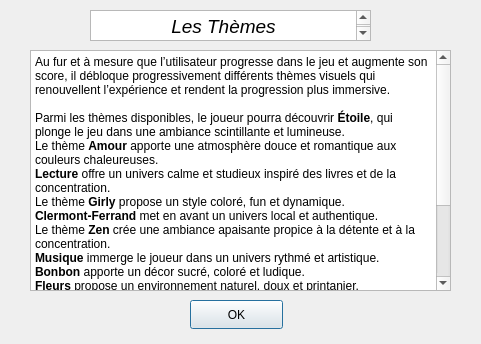
<?xml version="1.0" encoding="UTF-8"?>
<ui version="4.0">
 <class>DialogThemes</class>
 <widget class="QDialog" name="DialogThemes">
  <property name="geometry">
   <rect>
    <x>0</x>
    <y>0</y>
    <width>481</width>
    <height>344</height>
   </rect>
  </property>
  <property name="windowTitle">
   <string>Dialog</string>
  </property>
  <widget class="QTextBrowser" name="textBrowser">
   <property name="geometry">
    <rect>
     <x>30</x>
     <y>50</y>
     <width>421</width>
     <height>241</height>
    </rect>
   </property>
   <property name="html">
    <string>&lt;!DOCTYPE HTML PUBLIC &quot;-//W3C//DTD HTML 4.0//EN&quot; &quot;http://www.w3.org/TR/REC-html40/strict.dtd&quot;&gt;
&lt;html&gt;&lt;head&gt;&lt;meta name=&quot;qrichtext&quot; content=&quot;1&quot; /&gt;&lt;meta charset=&quot;utf-8&quot; /&gt;&lt;style type=&quot;text/css&quot;&gt;
p, li { white-space: pre-wrap; }
hr { height: 1px; border-width: 0; }
li.unchecked::marker { content: &quot;\2610&quot;; }
li.checked::marker { content: &quot;\2612&quot;; }
&lt;/style&gt;&lt;/head&gt;&lt;body style=&quot; font-family:'Segoe UI'; font-size:9pt; font-weight:400; font-style:normal;&quot;&gt;
&lt;p style=&quot; margin-top:0px; margin-bottom:0px; margin-left:0px; margin-right:0px; -qt-block-indent:0; text-indent:0px;&quot;&gt;Au fur et à mesure que l’utilisateur progresse dans le jeu et augmente son score, il débloque progressivement différents thèmes visuels qui renouvellent l’expérience et rendent la progression plus immersive. &lt;/p&gt;
&lt;p style=&quot;-qt-paragraph-type:empty; margin-top:0px; margin-bottom:0px; margin-left:0px; margin-right:0px; -qt-block-indent:0; text-indent:0px;&quot;&gt;&lt;br /&gt;&lt;/p&gt;
&lt;p style=&quot; margin-top:0px; margin-bottom:0px; margin-left:0px; margin-right:0px; -qt-block-indent:0; text-indent:0px;&quot;&gt;Parmi les thèmes disponibles, le joueur pourra découvrir &lt;span style=&quot; font-weight:700;&quot;&gt;Étoile&lt;/span&gt;, qui plonge le jeu dans une ambiance scintillante et lumineuse. &lt;/p&gt;
&lt;p style=&quot; margin-top:0px; margin-bottom:0px; margin-left:0px; margin-right:0px; -qt-block-indent:0; text-indent:0px;&quot;&gt;Le thème &lt;span style=&quot; font-weight:700;&quot;&gt;Amour&lt;/span&gt; apporte une atmosphère douce et romantique aux couleurs chaleureuses. &lt;/p&gt;
&lt;p style=&quot; margin-top:0px; margin-bottom:0px; margin-left:0px; margin-right:0px; -qt-block-indent:0; text-indent:0px;&quot;&gt;&lt;span style=&quot; font-weight:700;&quot;&gt;Lecture&lt;/span&gt; offre un univers calme et studieux inspiré des livres et de la concentration. &lt;/p&gt;
&lt;p style=&quot; margin-top:0px; margin-bottom:0px; margin-left:0px; margin-right:0px; -qt-block-indent:0; text-indent:0px;&quot;&gt;Le thème &lt;span style=&quot; font-weight:700;&quot;&gt;Girly&lt;/span&gt; propose un style coloré, fun et dynamique.  &lt;/p&gt;
&lt;p style=&quot; margin-top:0px; margin-bottom:0px; margin-left:0px; margin-right:0px; -qt-block-indent:0; text-indent:0px;&quot;&gt;&lt;span style=&quot; font-weight:700;&quot;&gt;Clermont-Ferrand&lt;/span&gt; met en avant un univers local et authentique. &lt;/p&gt;
&lt;p style=&quot; margin-top:0px; margin-bottom:0px; margin-left:0px; margin-right:0px; -qt-block-indent:0; text-indent:0px;&quot;&gt;Le thème &lt;span style=&quot; font-weight:700;&quot;&gt;Zen&lt;/span&gt; crée une ambiance apaisante propice à la détente et à la concentration. &lt;/p&gt;
&lt;p style=&quot; margin-top:0px; margin-bottom:0px; margin-left:0px; margin-right:0px; -qt-block-indent:0; text-indent:0px;&quot;&gt;&lt;span style=&quot; font-weight:700;&quot;&gt;Musique&lt;/span&gt; immerge le joueur dans un univers rythmé et artistique. &lt;/p&gt;
&lt;p style=&quot; margin-top:0px; margin-bottom:0px; margin-left:0px; margin-right:0px; -qt-block-indent:0; text-indent:0px;&quot;&gt;&lt;span style=&quot; font-weight:700;&quot;&gt;Bonbon&lt;/span&gt; apporte un décor sucré, coloré et ludique. &lt;/p&gt;
&lt;p style=&quot; margin-top:0px; margin-bottom:0px; margin-left:0px; margin-right:0px; -qt-block-indent:0; text-indent:0px;&quot;&gt;&lt;span style=&quot; font-weight:700;&quot;&gt;Fleurs&lt;/span&gt; propose un environnement naturel, doux et printanier. &lt;/p&gt;
&lt;p style=&quot; margin-top:0px; margin-bottom:0px; margin-left:0px; margin-right:0px; -qt-block-indent:0; text-indent:0px;&quot;&gt;&lt;span style=&quot; font-weight:700;&quot;&gt;Rainbow&lt;/span&gt; illumine le jeu avec une explosion de couleurs vives et joyeuses. &lt;/p&gt;
&lt;p style=&quot; margin-top:0px; margin-bottom:0px; margin-left:0px; margin-right:0px; -qt-block-indent:0; text-indent:0px;&quot;&gt;&lt;span style=&quot; font-weight:700;&quot;&gt;Maths&lt;/span&gt; plonge le joueur dans un univers inspiré des chiffres et de la logique. &lt;/p&gt;
&lt;p style=&quot; margin-top:0px; margin-bottom:0px; margin-left:0px; margin-right:0px; -qt-block-indent:0; text-indent:0px;&quot;&gt;&lt;span style=&quot; font-weight:700;&quot;&gt;En noir et blanc&lt;/span&gt; offre un style sobre, élégant et rétro. &lt;/p&gt;
&lt;p style=&quot; margin-top:0px; margin-bottom:0px; margin-left:0px; margin-right:0px; -qt-block-indent:0; text-indent:0px;&quot;&gt;&lt;span style=&quot; font-weight:700;&quot;&gt;Forêt&lt;/span&gt; transporte le joueur dans un environnement naturel et verdoyant. &lt;/p&gt;
&lt;p style=&quot; margin-top:0px; margin-bottom:0px; margin-left:0px; margin-right:0px; -qt-block-indent:0; text-indent:0px;&quot;&gt;&lt;span style=&quot; font-weight:700;&quot;&gt;Futuriste&lt;/span&gt; propose un décor technologique et moderne. &lt;/p&gt;
&lt;p style=&quot; margin-top:0px; margin-bottom:0px; margin-left:0px; margin-right:0px; -qt-block-indent:0; text-indent:0px;&quot;&gt;Enfin, &lt;span style=&quot; font-weight:700;&quot;&gt;Espace&lt;/span&gt; projette le joueur dans une ambiance galactique et immersive.&lt;/p&gt;&lt;/body&gt;&lt;/html&gt;</string>
   </property>
  </widget>
  <widget class="QPushButton" name="pushButton">
   <property name="geometry">
    <rect>
     <x>190</x>
     <y>300</y>
     <width>93</width>
     <height>29</height>
    </rect>
   </property>
   <property name="text">
    <string>OK</string>
   </property>
  </widget>
  <widget class="QTextBrowser" name="textBrowser_2">
   <property name="geometry">
    <rect>
     <x>90</x>
     <y>10</y>
     <width>281</width>
     <height>31</height>
    </rect>
   </property>
   <property name="html">
    <string>&lt;!DOCTYPE HTML PUBLIC &quot;-//W3C//DTD HTML 4.0//EN&quot; &quot;http://www.w3.org/TR/REC-html40/strict.dtd&quot;&gt;
&lt;html&gt;&lt;head&gt;&lt;meta name=&quot;qrichtext&quot; content=&quot;1&quot; /&gt;&lt;meta charset=&quot;utf-8&quot; /&gt;&lt;style type=&quot;text/css&quot;&gt;
p, li { white-space: pre-wrap; }
hr { height: 1px; border-width: 0; }
li.unchecked::marker { content: &quot;\2610&quot;; }
li.checked::marker { content: &quot;\2612&quot;; }
&lt;/style&gt;&lt;/head&gt;&lt;body style=&quot; font-family:'Segoe UI'; font-size:9pt; font-weight:400; font-style:normal;&quot;&gt;
&lt;p align=&quot;center&quot; style=&quot; margin-top:0px; margin-bottom:0px; margin-left:0px; margin-right:0px; -qt-block-indent:0; text-indent:0px;&quot;&gt;&lt;span style=&quot; font-size:14pt; font-style:italic;&quot;&gt;Les Thèmes&lt;/span&gt;&lt;/p&gt;&lt;/body&gt;&lt;/html&gt;</string>
   </property>
  </widget>
 </widget>
 <resources/>
 <connections/>
</ui>
